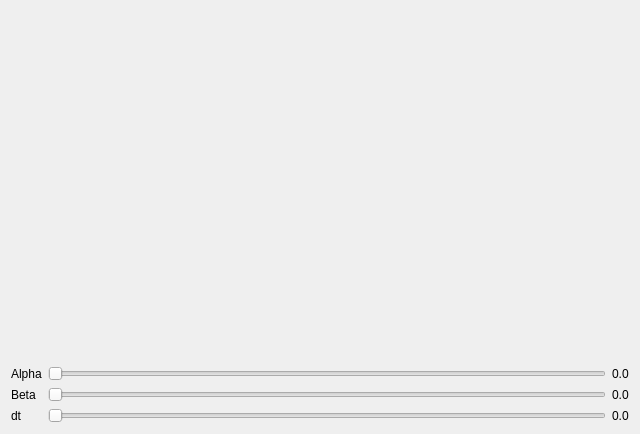
<?xml version="1.0" encoding="UTF-8"?>
<ui version="4.0">
 <class>QtDialog</class>
 <widget class="QDialog" name="QtDialog">
  <property name="geometry">
   <rect>
    <x>0</x>
    <y>0</y>
    <width>640</width>
    <height>434</height>
   </rect>
  </property>
  <property name="windowTitle">
   <string>CppQwtExample4</string>
  </property>
  <layout class="QGridLayout" name="gridLayout">
   <item row="0" column="0" colspan="3">
    <widget class="QwtPlot" name="plot" native="true"/>
   </item>
   <item row="1" column="1">
    <widget class="QSlider" name="alpha">
     <property name="maximum">
      <number>10000</number>
     </property>
     <property name="orientation">
      <enum>Qt::Horizontal</enum>
     </property>
    </widget>
   </item>
   <item row="2" column="1">
    <widget class="QSlider" name="beta">
     <property name="maximum">
      <number>10000</number>
     </property>
     <property name="orientation">
      <enum>Qt::Horizontal</enum>
     </property>
    </widget>
   </item>
   <item row="1" column="0">
    <widget class="QLabel" name="label_alpha">
     <property name="text">
      <string>Alpha</string>
     </property>
    </widget>
   </item>
   <item row="2" column="0">
    <widget class="QLabel" name="label_beta">
     <property name="text">
      <string>Beta</string>
     </property>
    </widget>
   </item>
   <item row="3" column="0">
    <widget class="QLabel" name="label_dt">
     <property name="text">
      <string>dt</string>
     </property>
    </widget>
   </item>
   <item row="3" column="1">
    <widget class="QSlider" name="dt">
     <property name="minimum">
      <number>1</number>
     </property>
     <property name="maximum">
      <number>10000</number>
     </property>
     <property name="orientation">
      <enum>Qt::Horizontal</enum>
     </property>
    </widget>
   </item>
   <item row="1" column="2">
    <widget class="QLabel" name="value_alpha">
     <property name="text">
      <string>0.0</string>
     </property>
    </widget>
   </item>
   <item row="2" column="2">
    <widget class="QLabel" name="value_beta">
     <property name="text">
      <string>0.0</string>
     </property>
    </widget>
   </item>
   <item row="3" column="2">
    <widget class="QLabel" name="value_dt">
     <property name="text">
      <string>0.0</string>
     </property>
    </widget>
   </item>
  </layout>
 </widget>
 <layoutdefault spacing="6" margin="11"/>
 <customwidgets>
  <customwidget>
   <class>QwtPlot</class>
   <extends>QWidget</extends>
   <header>qwt_plot.h</header>
   <container>1</container>
  </customwidget>
 </customwidgets>
 <resources/>
 <connections/>
</ui>
